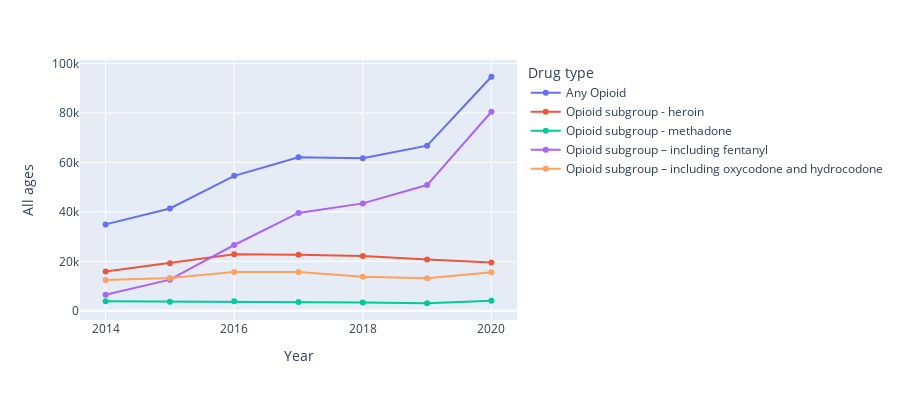

Notebook source saved alongside this figure:
### Code cell
# df = px.data.tips()
fig = px.line(maleGroup, x="Year", y="All ages", color="Drug type", markers=True, width=900, height=400)

fig.show()

### Figure 1 — Plotly figure (JSON) as saved in the notebook; plotly's stock layout.template omitted (floating-point values rounded to 4 significant figures)
{"data": [{"hovertemplate": "Drug type=Any Opioid<br>Year=%{x}<br>All ages=%{y}<extra></extra>", "legendgroup": "Any Opioid", "line": {"color": "#636efa", "dash": "solid"}, "marker": {"symbol": "circle"}, "mode": "lines+markers", "name": "Any Opioid", "orientation": "v", "showlegend": true, "type": "scatter", "x": [2014, 2015, 2016, 2017, 2018, 2019, 2020], "xaxis": "x", "y": [34947, 41371, 54567, 62109, 61696, 66766, 94651], "yaxis": "y"}, {"hovertemplate": "Drug type=Opioid subgroup - heroin<br>Year=%{x}<br>All ages=%{y}<extra></extra>", "legendgroup": "Opioid subgroup - heroin", "line": {"color": "#EF553B", "dash": "solid"}, "marker": {"symbol": "circle"}, "mode": "lines+markers", "name": "Opioid subgroup - heroin", "orientation": "v", "showlegend": true, "type": "scatter", "x": [2014, 2015, 2016, 2017, 2018, 2019, 2020], "xaxis": "x", "y": [15882, 19232, 22878, 22674, 22183, 20712, 19548], "yaxis": "y"}, {"hovertemplate": "Drug type=Opioid subgroup - methadone<br>Year=%{x}<br>All ages=%{y}<extra></extra>", "legendgroup": "Opioid subgroup - methadone", "line": {"color": "#00cc96", "dash": "solid"}, "marker": {"symbol": "circle"}, "mode": "lines+markers", "name": "Opioid subgroup - methadone", "orientation": "v", "showlegend": true, "type": "scatter", "x": [2014, 2015, 2016, 2017, 2018, 2019, 2020], "xaxis": "x", "y": [3827, 3688, 3817, 3550, 3341, 3052, 4081], "yaxis": "y"}, {"hovertemplate": "Drug type=Opioid subgroup – including fentanyl<br>Year=%{x}<br>All ages=%{y}<extra></extra>", "legendgroup": "Opioid subgroup – including fentanyl", "line": {"color": "#ab63fa", "dash": "solid"}, "marker": {"symbol": "circle"}, "mode": "lines+markers", "name": "Opioid subgroup – including fentanyl", "orientation": "v", "showlegend": true, "type": "scatter", "x": [2014, 2015, 2016, 2017, 2018, 2019, 2020], "xaxis": "x", "y": [6517, 12588, 26604, 39569, 43440, 50853, 80486], "yaxis": "y"}, {"hovertemplate": "Drug type=Opioid subgroup – including oxycodone and hydrocodone<br>Year=%{x}<br>All ages=%{y}<extra></extra>", "legendgroup": "Opioid subgroup – including oxycodone and hydrocodone", "line": {"color": "#FFA15A", "dash": "solid"}, "marker": {"symbol": "circle"}, "mode": "lines+markers", "name": "Opioid subgroup – including oxycodone and hydrocodone", "orientation": "v", "showlegend": true, "type": "scatter", "x": [2014, 2015, 2016, 2017, 2018, 2019, 2020], "xaxis": "x", "y": [12468, 13251, 15722, 15725, 13781, 13181, 15634], "yaxis": "y"}], "layout": {"height": 400, "legend": {"title": {"text": "Drug type"}, "tracegroupgap": 0}, "margin": {"t": 60}, "width": 900, "xaxis": {"anchor": "y", "autorange": true, "domain": [0, 1], "range": [2014.0, 2020.0], "title": {"text": "Year"}, "type": "linear"}, "yaxis": {"anchor": "x", "autorange": true, "domain": [0, 1], "range": [-3722.0, 101400.0], "title": {"text": "All ages"}, "type": "linear"}}}
